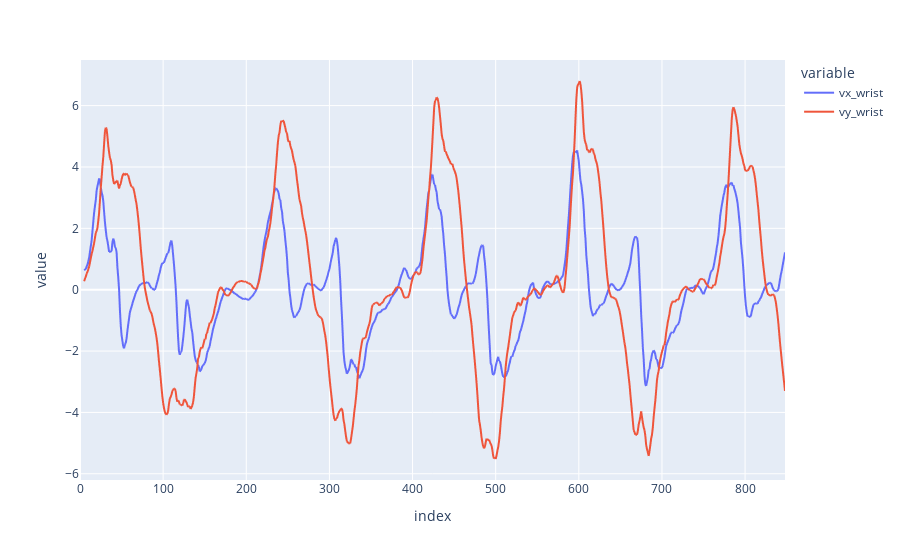

Here is the notebook cell this chart was saved with:
### Markdown cell above
Como nos quedan picos, filtramos también la velocidad

### Code cell
df = ft.apply_filter(df, cf.velocity_columns(df.columns))
fig = px.line(df, x = df.index, y = ['vx_wrist', 'vy_wrist'])
fig.show()

### Figure 1 — Plotly figure (JSON) as saved in the notebook; plotly's stock layout.template omitted (floating-point values rounded to 4 significant figures; data arrays with more than 128 entries replaced by an {"elided": "..."} marker saying what was removed)
{"data": [{"hovertemplate": "variable=vx_wrist<br>index=%{x}<br>value=%{y}<extra></extra>", "legendgroup": "vx_wrist", "line": {"color": "#636efa", "dash": "solid"}, "marker": {"symbol": "circle"}, "mode": "lines", "name": "vx_wrist", "showlegend": true, "type": "scattergl", "x": {"elided": "849 int values"}, "xaxis": "x", "y": {"elided": "849 float values"}, "yaxis": "y"}, {"hovertemplate": "variable=vy_wrist<br>index=%{x}<br>value=%{y}<extra></extra>", "legendgroup": "vy_wrist", "line": {"color": "#EF553B", "dash": "solid"}, "marker": {"symbol": "circle"}, "mode": "lines", "name": "vy_wrist", "showlegend": true, "type": "scattergl", "x": {"elided": "849 int values"}, "xaxis": "x", "y": {"elided": "849 float values"}, "yaxis": "y"}], "layout": {"legend": {"title": {"text": "variable"}, "tracegroupgap": 0}, "margin": {"t": 60}, "xaxis": {"anchor": "y", "domain": [0, 1], "title": {"text": "index"}}, "yaxis": {"anchor": "x", "domain": [0, 1], "title": {"text": "value"}}}}
